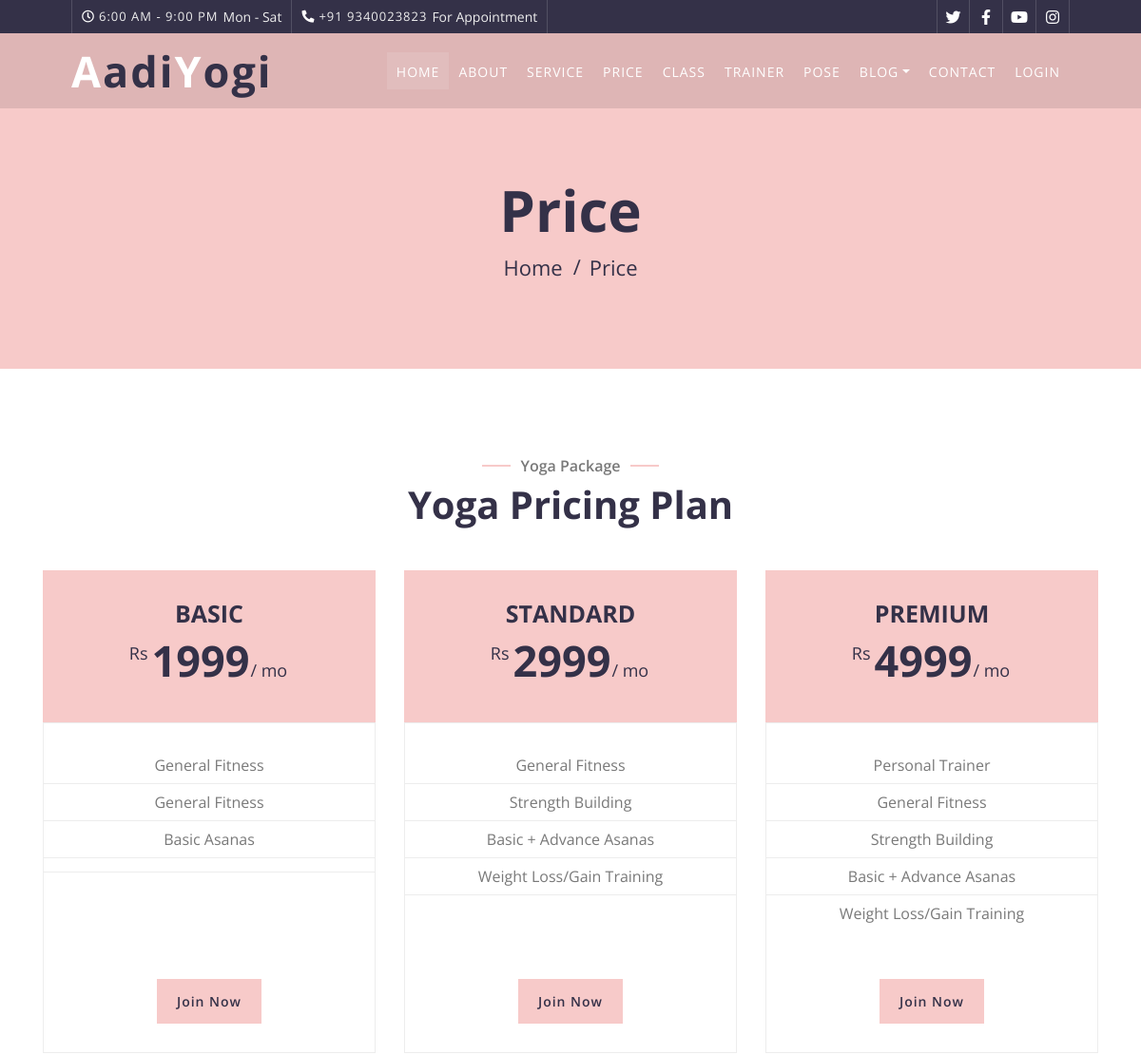
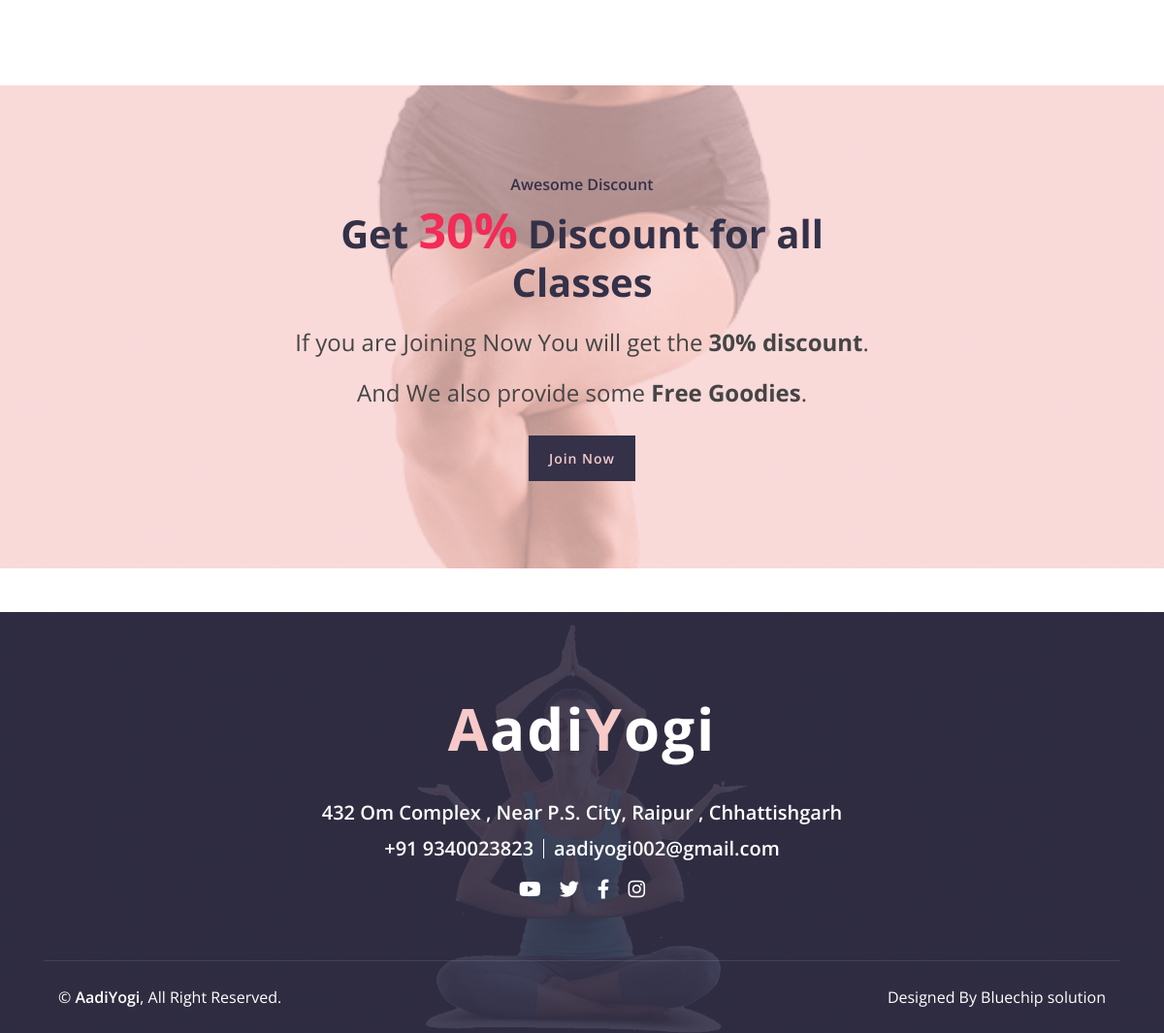
Screenshot of /price.php with the database file from the repository (2 pictures, top to bottom).
### tables this page shows
CREATE TABLE `price` (
  `id` int(255) NOT NULL,
  `title` text NOT NULL,
  `price` text NOT NULL,
  `des1` text NOT NULL,
  `des2` text NOT NULL,
  `des3` text NOT NULL,
  `des4` text NOT NULL,
  `des5` text NOT NULL
);

### price.php (the view, shortened to what this page needs)
<?php
include("admin/connection.php");
    $sql = "SELECT * from `price`";
    $fire = $connect->query($sql);
?>
<!DOCTYPE html>
<html lang="en">
    <head>
        <link href="https://stackpath.bootstrapcdn.com/bootstrap/4.4.1/css/bootstrap.min.css" rel="stylesheet">
        <link href="https://cdnjs.cloudflare.com/ajax/libs/font-awesome/5.10.0/css/all.min.css" rel="stylesheet">
        <link href="lib/animate/animate.min.css" rel="stylesheet">
        <link href="lib/flaticon/font/flaticon.css" rel="stylesheet">
        <link href="lib/owlcarousel/assets/owl.carousel.min.css" rel="stylesheet">
        <link href="lib/lightbox/css/lightbox.min.css" rel="stylesheet">
        <link href="css/style.css" rel="stylesheet">
    </head>
    <div class="top-bar d-none d-md-block">
        <div class="container-fluid">
            <div class="row">
                <div class="col-md-8">
                    <div class="top-bar-left">
                        <div class="text">
                            <i class="far fa-clock"></i>
                            <h2>6:00 AM - 9:00 PM</h2>
                            <p>Mon - Sat</p>
                        </div>
                        <div class="text">
                            <i class="fa fa-phone-alt"></i>
                            <h2>+91 9340023823</h2>
                            <p>For Appointment</p>
                        </div>
                    </div>
                </div>
                <div class="col-md-4">
                    <div class="top-bar-right">
                        <div class="social">
                            <a href="https://twitter.com/AadiYog41777363"><i class="fab fa-twitter"></i></a>
                            <a href="https://www.facebook.com/AadiYogi-104551748941322/"><i class="fab fa-facebook-f"></i></a>
                            <a href="https://www.youtube.com/channel/UChGvk8Yi5iZ36KLmnRzz9bA/featured"><i class="fab fa-youtube"></i></a>
                            <a href="https://www.instagram.com/aadiyogi002/"><i class="fab fa-instagram"></i></a>
                        </div>
                    </div>
                </div>
            </div>
        </div>
    </div>
    <div class="navbar navbar-expand-lg bg-dark navbar-dark">
            <div class="container-fluid">
                <a href="index.php" class="navbar-brand">A<span>adi</span>Y<span>ogi</span> </a>
                <div class="collapse navbar-collapse justify-content-between" id="navbarCollapse">
                    <div class="navbar-nav ml-auto">
                        <a href="index.php" class="nav-item nav-link active">Home</a>
                        <a href="about.php" class="nav-item nav-link">About</a>
                        <a href="service.php" class="nav-item nav-link">Service</a>
                        <a href="price.php" class="nav-item nav-link">Price</a>
                        <a href="class.php" class="nav-item nav-link">Class</a>
                        <a href="team.php" class="nav-item nav-link">Trainer</a>
                        <a href="portfolio.php" class="nav-item nav-link">Pose</a>
                        <div class="nav-item dropdown">
                            <a href="#" class="nav-link dropdown-toggle" data-toggle="dropdown">Blog</a>
                        </div>
                        <a href="contact.php" class="nav-item nav-link">Contact</a>
                        <a href="login.php" class="nav-item nav-link">Login</a>
                    </div>
                </div>
            </div>
        </div>
        <div class="page-header">
            <div class="container">
                <div class="row">
                    <div class="col-12">
                        <h2>Price</h2>
                    </div>
                    <div class="col-12">
                        <a href="index.php">Home</a>
                        <a href="price.php">Price</a>
                    </div>
                </div>
            </div>
        </div>
      <div class="price">
        <div class="container">
            <div class="section-header text-center wow zoomIn" data-wow-delay="0.1s">
                <p>Yoga Package</p>
                <h2>Yoga Pricing Plan</h2>
            </div>
            <div class="row">
            <?php while($row = mysqli_fetch_assoc($fire)){ ?>
                <div class="col-md-4 wow fadeInUp" data-wow-delay="0.0s">
                    <div class="price-item">
                        <div class="price-header">
                            <div class="price-title">
                                <h2><?= $row['title']?></h2>
                            </div>
                            <div class="price-prices">
                                <h2><small>Rs &nbsp; &nbsp;</small>&nbsp;<?= $row['price']?><span>/ mo</span></h2>
                            </div>
                        </div>
                        <div class="price-body">
                            <div class="price-description">
                                <ul>
                                    <li><?= $row['des1']?></li>
                                    <li><?= $row['des2']?></li>
                                    <li><?= $row['des3']?></li>
                                    <li><?= $row['des4']?></li>
                                    <li><?= $row['des5']?></li>
                                </ul>
                            </div>
                        </div>
                        <div class="price-footer">
                            <div class="price-action">
                                <a class="btn" href="membershipform.php">Join Now</a>
                            </div>
                        </div>
                    </div>
                </div>
                <?php } ?>
            </div>
        </div>
    </div>
              <div class="discount wow zoomIn" data-wow-delay="0.1s">
                <div class="container">
                    <div class="section-header text-center">
                        <p>Awesome Discount</p>
                        <h2>Get <span>30%</span> Discount for all Classes</h2>
                    </div>
                    <div class="container discount-text">
                        <p>
                         <p style="font-size:x-large ;">  If you are Joining Now You will get the <b>30% discount</b>.</p>
                           <p style="font-size:x-large ;" >And We also provide some <b> Free Goodies</b>.  </p>
                        </p>
                        <a class="btn" href="membershipform.php">Join Now</a>
                    </div>
                </div>
            </div>
 <div class="footer wow fadeIn" data-wow-delay="0.3s">
    <div class="container-fluid">
        <div class="container">
            <div class="footer-info">
                <a href="index.php" class="footer-logo">A<span>adi</span>Y<span>ogi</span></a>
                <h3>432 Om Complex , Near P.S. City, Raipur , Chhattishgarh</h3>
                <div class="footer-menu">
                    <p>+91 9340023823</p>
                    <p>aadiyogi002@gmail.com</p>
                </div>
                <div class="footer-social">
                    <a href="https://www.youtube.com/channel/UChGvk8Yi5iZ36KLmnRzz9bA/featured"><i class="fab fa-youtube"></i></a>
                    <a href="https://twitter.com/AadiYog41777363"><i class="fab fa-twitter"></i></a>
                    <a href="https://www.facebook.com/AadiYogi-104551748941322/"><i class="fab fa-facebook-f"></i></a>
                    <a href="https://www.instagram.com/aadiyogi002/"><i class="fab fa-instagram"></i></a>
                </div>
            </div>
        </div>
        <div class="container copyright">
            <div class="row">
                <div class="col-md-6">
                    <p>&copy; <a href="#">AadiYogi</a>, All Right Reserved.</p>
                </div>
                <div class="col-md-6">
                    <p>Designed By Bluechip solution</p>
                </div>
            </div>
        </div>
    </div>
</div>
    </body>
</html>

### rows the page displays
price: title "BASIC", price "1999", des1 "General Fitness", des2 "General Fitness", des3 "Basic Asanas"
price: title "STANDARD", price "2999", des1 "General Fitness", des2 "Strength Building", des3 "Basic + Advance Asanas", des4 "Weight Loss/Gain Training"
price: title "PREMIUM", price "4999", des1 "Personal Trainer", des2 "General Fitness", des3 "Strength Building", des4 "Basic + Advance Asanas", des5 "Weight Loss/Gain Training"
